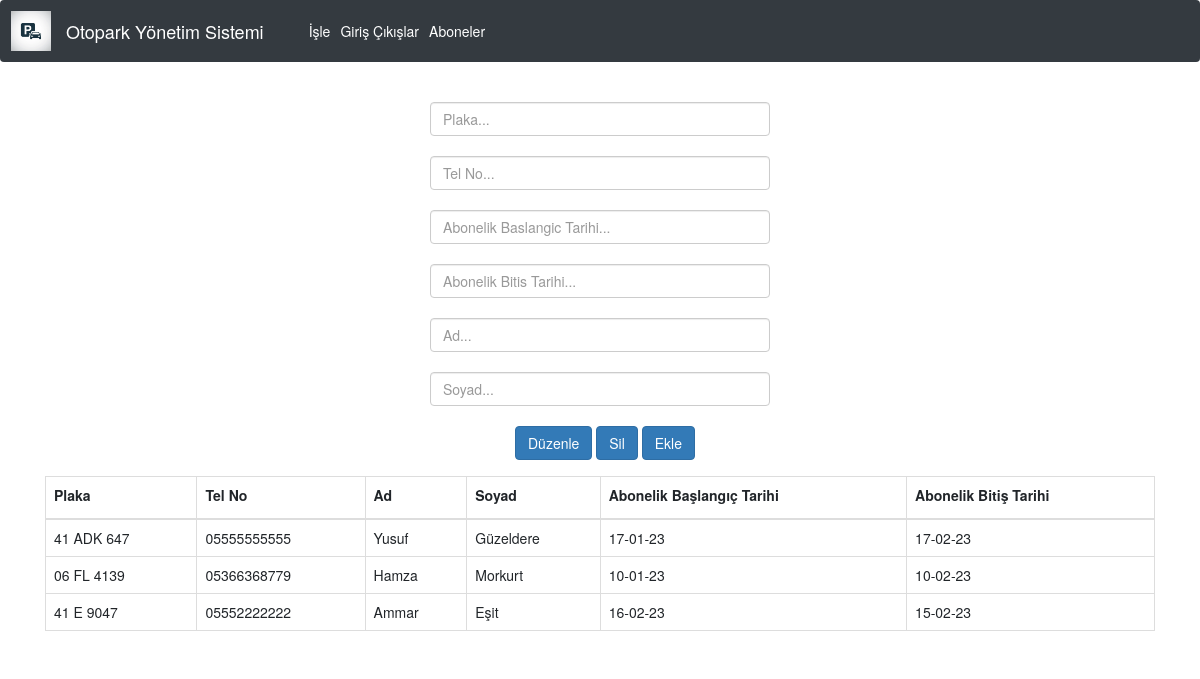
Page /otopark_/Aboneler.php on the committed database.
### tables this page shows
CREATE TABLE IF NOT EXISTS `abone` (
  `plaka` varchar(15) NOT NULL,
  `ad` text,
  `soyad` text,
  `baslangic` text,
  `bitis` text,
  `telno` text,
  PRIMARY KEY (`plaka`)
);

### otopark_/Aboneler.php (the view, shortened to what this page needs)
<!DOCTYPE html>
<html lang="en">
<head>
    <link rel="stylesheet" href="https://cdn.jsdelivr.net/npm/bootstrap@4.3.1/dist/css/bootstrap.min.css">
  <link rel="stylesheet" href="https://maxcdn.bootstrapcdn.com/bootstrap/3.4.1/css/bootstrap.min.css">
  </head>
<body>
    <nav class="navbar navbar-expand-lg navbar-dark bg-dark">
            <img src="images/logo.jpg" width="40" height="40" alt=""> <a class="navbar-brand" style="color:white">Otopark Yönetim Sistemi</a>
        <div class="collapse navbar-collapse" id="navbarSupportedContent">
          <ul class="navbar-nav mr-auto">
            <li class="nav-item active">
              <a class="nav-link" style="color:white" href="http://localhost/WebProje/İşle.php">İşle</a>
            </li>
            <li class="nav-item">
              <a class="nav-link" style="color:white" href="http://localhost/WebProje/GirisCikislar.php">Giriş Çıkışlar</a>
            </li>
            <li class="nav-item">
              <a class="nav-link" style="color:white" href="http://localhost/WebProje/Aboneler.php">Aboneler</a>
            </li>
          </ul>
        </div>
      </nav>
    <form class="container" action="Aboneler.php" method="POST">
        <div class="col-sm-4"></div>
        <div class="form-group col-sm-4">
            <br>
            <input class="form-control" name="plaka" placeholder="Plaka...">
            <br>
            <input class="form-control" name="telno" placeholder="Tel No...">
            <br>
            <input class="form-control" name="abonelikbaslangictarihi" placeholder="Abonelik Baslangic Tarihi...">
            <br>
            <input class="form-control" name="abonelikbitistarihi" placeholder="Abonelik Bitis Tarihi...">
            <br>
            <input class="form-control" name="ad" placeholder="Ad...">
            <br>
            <input class="form-control" name="soyad" placeholder="Soyad...">
            <br>
            <div class="col-sm-3"></div>
            <button name="duzenle" type="submit" class="btn btn-primary" onClick="display_data()">Düzenle</button>
            <button name="sil" type="submit" class="btn btn-primary">Sil</button>
            <button name="ekle" type="submit" class="btn btn-primary">Ekle</button>
        </div>
        <div class="col-sm-5"></div>
    </form>
    <div class="container">
        <table class="table table-bordered">
          <thead>
              <tr>
               <td>
                    <label>Plaka</label>
               </td>
               <td>
                    <label>Tel No</label>
               </td>
               <td>
                    <label>Ad</label>
               </td>
               <td>
                    <label>Soyad</label>
               </td>
               <td>
                    <label>Abonelik Başlangıç Tarihi</label>
               </td>
               <td>
                    <label>Abonelik Bitiş Tarihi</label>
               </td>
              </tr>
           </thead>
            <?php
                include("baglanti.php");
                $sec="SELECT * FROM abone";
                $sonuc=$baglanti->query($sec);
                if($sonuc->num_rows>0)
                {
                    while($cek=$sonuc->fetch_assoc())
                    {
                         echo"
                         <tr>
                         <td>".$cek['plaka']."</td>
                         <td>".$cek['telno']."</td>
                         <td>".$cek['ad']."</td>
                         <td>".$cek['soyad']."</td>
                         <td>".$cek['baslangic']."</td>
                         <td>".$cek['bitis']."</td>
                         </tr>
                         ";
                    }
                }
                else
                {
                    echo"Veritabanında kayıtlı veri bulunamadı.";
                }
            ?>
        </table>
    </div>
</body>
</html>

### rows in the picture
abone: plaka "41 ADK 647", telno "05555555555", ad "Yusuf", soyad "Güzeldere", baslangic "17-01-23", bitis "17-02-23"
abone: plaka "06 FL 4139", telno "05366368779", ad "Hamza", soyad "Morkurt", baslangic "10-01-23", bitis "10-02-23"
abone: plaka "41 E 9047", telno "05552222222", ad "Ammar", soyad "Eşit", baslangic "16-02-23", bitis "15-02-23"
